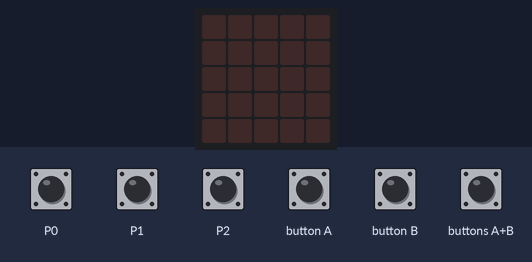
Simulated run of this program. Board: BBC micro:bit (MakeCode). Parts: the board's 5×5 LED display. Inputs (shaded band) come from the test bench.

Above: at 1.2 s.
1.3 s: touch pin P0 pressed for 0.15 s
At 2.1 s:
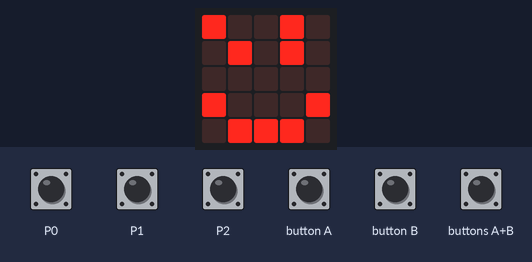
3.8 s: touch pin P1 pressed for 0.15 s
At 4.2 s:
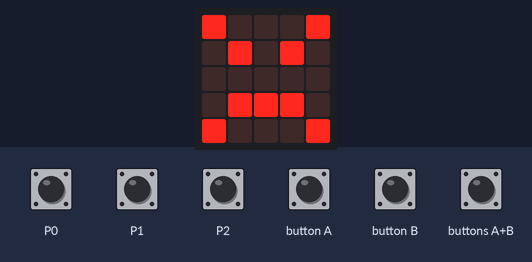
6.3 s: touch pin P2 pressed for 0.15 s
At 7.1 s:
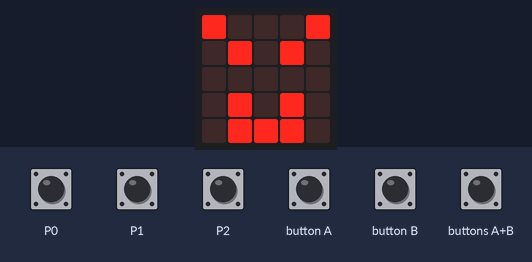
8.8 s: button A pressed for 0.15 s
At 9.2 s:
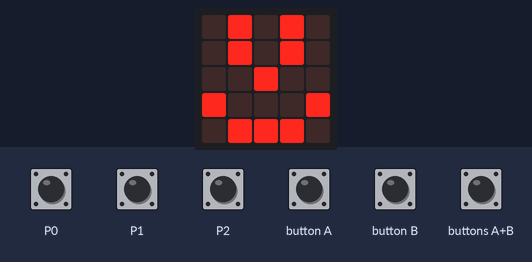
11.3 s: button B pressed for 0.15 s
At 12.1 s:
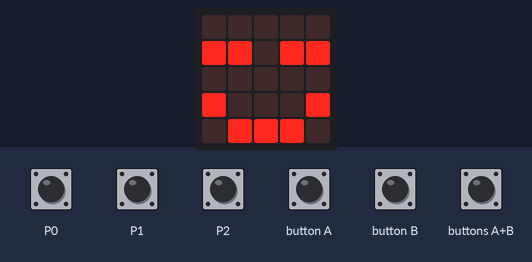
13.8 s: buttons A+B pressed for 0.15 s
At 14.3 s:
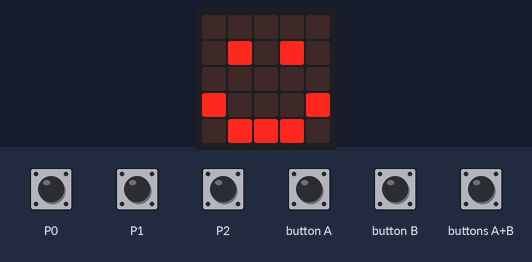
Timing chart, 0 to 16.8 s (numbered marks = the images above; inputs shaded):
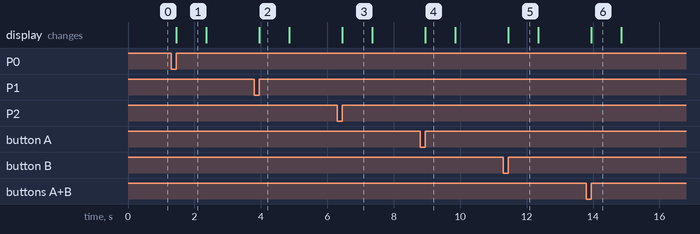

Measured:
- after the input at 1.3 s, the display: changes after 0.15 s (image 1)
- after the input at 3.8 s, the display: changes after 0.15 s (image 2)
- after the input at 6.3 s, the display: changes after 0.15 s (image 3)
- after the input at 8.8 s, the display: changes after 0.15 s (image 4)
- after the input at 11.3 s, the display: changes after 0.15 s (image 5)
- after the input at 13.8 s, the display: changes after 0.15 s (image 6)
- what the display in image 1 shows lasts 0.9 s, from 1.5 s to 2.4 s

The program:

main.ts
```typescript
// P0でウィンク
input.onPinPressed(TouchPin.P0, function () {
    basic.showLeds(`
        # . . # .
        . # . # .
        . . . . .
        # . . . #
        . # # # .
        `)
    basic.pause(500)
    basic.clearScreen()
})
// 右に傾けるとオーって感じの顔
input.onGesture(Gesture.TiltRight, function () {
    basic.showLeds(`
        # # . # #
        . . . . .
        . # # # .
        . # . # .
        . # # # .
        `)
    basic.pause(500)
    basic.clearScreen()
})
// Aでニコリ
input.onButtonPressed(Button.A, function () {
    basic.showLeds(`
        . # . # .
        . # . # .
        . . # . .
        # . . . #
        . # # # .
        `)
    basic.pause(500)
    basic.clearScreen()
})
// 左に傾けるとポカーン顔
input.onGesture(Gesture.TiltLeft, function () {
    basic.showLeds(`
        . # . # .
        . . . . .
        . # # # .
        # . . . #
        . # # # .
        `)
    basic.pause(500)
    basic.clearScreen()
})
// P2で頬を膨らませる
input.onPinPressed(TouchPin.P2, function () {
    basic.showLeds(`
        # . . . #
        . # . # .
        . . . . .
        . # . # .
        . # # # .
        `)
    basic.pause(500)
    basic.clearScreen()
})
// 揺れると無表情
input.onGesture(Gesture.Shake, function () {
    basic.showLeds(`
        . . . . .
        . # . # .
        . . . . .
        . # # # .
        . . . . .
        `)
    basic.pause(500)
    basic.clearScreen()
})
// A＋Bで通常ニコリ
input.onButtonPressed(Button.AB, function () {
    basic.showLeds(`
        . . . . .
        . # . # .
        . . . . .
        # . . . #
        . # # # .
        `)
    basic.pause(500)
    basic.clearScreen()
})
// Bでニヤリ
input.onButtonPressed(Button.B, function () {
    basic.showLeds(`
        . . . . .
        # # . # #
        . . . . .
        # . . . #
        . # # # .
        `)
    basic.pause(500)
    basic.clearScreen()
})
// P1でムっとした顔
input.onPinPressed(TouchPin.P1, function () {
    basic.showLeds(`
        # . . . #
        . # . # .
        . . . . .
        . # # # .
        # . . . #
        `)
    basic.pause(500)
    basic.clearScreen()
})
// 落すとジト目
input.onGesture(Gesture.FreeFall, function () {
    basic.showLeds(`
        . . . . .
        # # . # #
        . # . # .
        . . . . .
        . # # # .
        `)
    basic.pause(500)
    basic.clearScreen()
})
```

test.ts
```typescript
// テストはここに来ます。このパッケージが拡張機能として使用されるときにはコンパイルされません。
```
